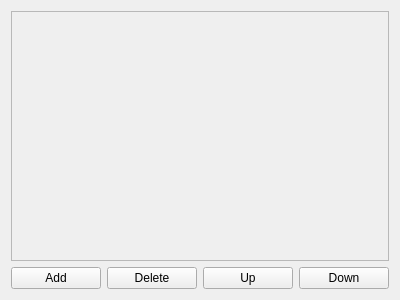
<?xml version="1.0" encoding="UTF-8"?>
<ui version="4.0">
 <class>LayersView</class>
 <widget class="QWidget" name="LayersView">
  <property name="geometry">
   <rect>
    <x>0</x>
    <y>0</y>
    <width>400</width>
    <height>300</height>
   </rect>
  </property>
  <property name="windowTitle">
   <string>Form</string>
  </property>
  <layout class="QGridLayout" name="gridLayout_2">
   <item row="0" column="0">
    <layout class="QGridLayout" name="gridLayout">
     <item row="0" column="0">
      <widget class="QScrollArea" name="scrollArea">
       <property name="widgetResizable">
        <bool>true</bool>
       </property>
       <widget class="QWidget" name="scrollAreaWidgetContents">
        <property name="geometry">
         <rect>
          <x>0</x>
          <y>0</y>
          <width>378</width>
          <height>240</height>
         </rect>
        </property>
        <layout class="QVBoxLayout" name="verticalLayout_2">
         <property name="leftMargin">
          <number>0</number>
         </property>
         <property name="topMargin">
          <number>0</number>
         </property>
         <property name="rightMargin">
          <number>0</number>
         </property>
         <property name="bottomMargin">
          <number>0</number>
         </property>
         <item>
          <layout class="QVBoxLayout" name="layersLayout">
           <property name="spacing">
            <number>6</number>
           </property>
          </layout>
         </item>
        </layout>
       </widget>
      </widget>
     </item>
    </layout>
   </item>
   <item row="1" column="0">
    <layout class="QGridLayout" name="buttonsLayout">
     <item row="0" column="1">
      <widget class="QPushButton" name="deleteLayer">
       <property name="text">
        <string>Delete</string>
       </property>
      </widget>
     </item>
     <item row="0" column="2">
      <widget class="QPushButton" name="moveLayerUp">
       <property name="text">
        <string>Up</string>
       </property>
      </widget>
     </item>
     <item row="0" column="0">
      <widget class="QPushButton" name="addLayer">
       <property name="text">
        <string>Add</string>
       </property>
      </widget>
     </item>
     <item row="0" column="3">
      <widget class="QPushButton" name="moveLayerDown">
       <property name="text">
        <string>Down</string>
       </property>
      </widget>
     </item>
    </layout>
   </item>
  </layout>
 </widget>
 <resources/>
 <connections/>
</ui>
